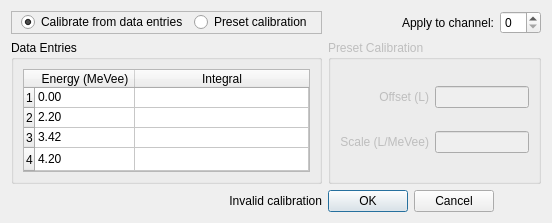
<?xml version="1.0" encoding="UTF-8"?>
<ui version="4.0">
 <class>DialogCalibration</class>
 <widget class="QDialog" name="DialogCalibration">
  <property name="windowModality">
   <enum>Qt::WindowModal</enum>
  </property>
  <property name="geometry">
   <rect>
    <x>0</x>
    <y>0</y>
    <width>543</width>
    <height>223</height>
   </rect>
  </property>
  <property name="sizePolicy">
   <sizepolicy hsizetype="Preferred" vsizetype="Preferred">
    <horstretch>0</horstretch>
    <verstretch>0</verstretch>
   </sizepolicy>
  </property>
  <property name="windowTitle">
   <string>Calibrate Channel</string>
  </property>
  <property name="windowFilePath">
   <string notr="true"/>
  </property>
  <layout class="QGridLayout" name="gridLayout">
   <item row="0" column="0">
    <widget class="QFrame" name="frameRadioButtons">
     <property name="frameShape">
      <enum>QFrame::StyledPanel</enum>
     </property>
     <property name="frameShadow">
      <enum>QFrame::Raised</enum>
     </property>
     <layout class="QHBoxLayout" name="horizontalLayout">
      <property name="leftMargin">
       <number>9</number>
      </property>
      <property name="topMargin">
       <number>0</number>
      </property>
      <property name="bottomMargin">
       <number>0</number>
      </property>
      <item>
       <widget class="QRadioButton" name="radioButtonData">
        <property name="text">
         <string>Calibrate from data entries</string>
        </property>
        <property name="checked">
         <bool>true</bool>
        </property>
       </widget>
      </item>
      <item>
       <widget class="QRadioButton" name="radioButtonPreset">
        <property name="text">
         <string>Preset calibration</string>
        </property>
       </widget>
      </item>
     </layout>
    </widget>
   </item>
   <item row="0" column="1">
    <widget class="QLabel" name="labelChannel">
     <property name="text">
      <string>Apply to channel:</string>
     </property>
     <property name="alignment">
      <set>Qt::AlignRight|Qt::AlignTrailing|Qt::AlignVCenter</set>
     </property>
    </widget>
   </item>
   <item row="0" column="2">
    <widget class="QSpinBox" name="spinBoxChannel">
     <property name="maximum">
      <number>31</number>
     </property>
    </widget>
   </item>
   <item row="1" column="0">
    <widget class="QGroupBox" name="groupBoxData">
     <property name="title">
      <string>Data Entries</string>
     </property>
     <layout class="QGridLayout" name="gridLayout_4">
      <item row="0" column="0">
       <widget class="QTableWidget" name="tableWidgetData">
        <property name="inputMethodHints">
         <set>Qt::ImhNone</set>
        </property>
        <property name="verticalScrollBarPolicy">
         <enum>Qt::ScrollBarAlwaysOff</enum>
        </property>
        <property name="horizontalScrollBarPolicy">
         <enum>Qt::ScrollBarAlwaysOff</enum>
        </property>
        <property name="alternatingRowColors">
         <bool>false</bool>
        </property>
        <property name="selectionMode">
         <enum>QAbstractItemView::NoSelection</enum>
        </property>
        <property name="showGrid">
         <bool>true</bool>
        </property>
        <property name="gridStyle">
         <enum>Qt::SolidLine</enum>
        </property>
        <property name="cornerButtonEnabled">
         <bool>false</bool>
        </property>
        <attribute name="horizontalHeaderVisible">
         <bool>true</bool>
        </attribute>
        <attribute name="horizontalHeaderStretchLastSection">
         <bool>true</bool>
        </attribute>
        <attribute name="verticalHeaderVisible">
         <bool>true</bool>
        </attribute>
        <attribute name="verticalHeaderCascadingSectionResizes">
         <bool>true</bool>
        </attribute>
        <attribute name="verticalHeaderDefaultSectionSize">
         <number>20</number>
        </attribute>
        <attribute name="verticalHeaderStretchLastSection">
         <bool>true</bool>
        </attribute>
        <row>
         <property name="text">
          <string notr="true">1</string>
         </property>
        </row>
        <row>
         <property name="text">
          <string notr="true">2</string>
         </property>
        </row>
        <row>
         <property name="text">
          <string>3</string>
         </property>
        </row>
        <row>
         <property name="text">
          <string>4</string>
         </property>
        </row>
        <column>
         <property name="text">
          <string notr="true">Energy (MeVee)</string>
         </property>
        </column>
        <column>
         <property name="text">
          <string notr="true">Integral</string>
         </property>
        </column>
        <item row="0" column="0">
         <property name="text">
          <string>0.00</string>
         </property>
        </item>
        <item row="1" column="0">
         <property name="text">
          <string>2.20</string>
         </property>
        </item>
        <item row="2" column="0">
         <property name="text">
          <string>3.42</string>
         </property>
        </item>
        <item row="3" column="0">
         <property name="text">
          <string>4.20</string>
         </property>
        </item>
       </widget>
      </item>
     </layout>
    </widget>
   </item>
   <item row="1" column="1" colspan="2">
    <widget class="QGroupBox" name="groupBoxPreset">
     <property name="enabled">
      <bool>false</bool>
     </property>
     <property name="title">
      <string>Preset Calibration</string>
     </property>
     <layout class="QGridLayout" name="gridLayout_5" columnstretch="1,0">
      <item row="1" column="0">
       <widget class="QLabel" name="labelScale">
        <property name="text">
         <string>Scale (L/MeVee)</string>
        </property>
        <property name="alignment">
         <set>Qt::AlignRight|Qt::AlignTrailing|Qt::AlignVCenter</set>
        </property>
       </widget>
      </item>
      <item row="1" column="1">
       <widget class="QLineEdit" name="lineEditScale">
        <property name="inputMask">
         <string/>
        </property>
        <property name="text">
         <string notr="true"/>
        </property>
       </widget>
      </item>
      <item row="0" column="0">
       <widget class="QLabel" name="labelOffset">
        <property name="text">
         <string>Offset (L)</string>
        </property>
        <property name="alignment">
         <set>Qt::AlignRight|Qt::AlignTrailing|Qt::AlignVCenter</set>
        </property>
       </widget>
      </item>
      <item row="0" column="1">
       <widget class="QLineEdit" name="lineEditOffset">
        <property name="inputMask">
         <string notr="true"/>
        </property>
        <property name="text">
         <string notr="true"/>
        </property>
       </widget>
      </item>
     </layout>
     <zorder>labelScale</zorder>
     <zorder>labelOffset</zorder>
     <zorder>lineEditOffset</zorder>
     <zorder>lineEditScale</zorder>
    </widget>
   </item>
   <item row="2" column="1">
    <widget class="QDialogButtonBox" name="buttonBox">
     <property name="orientation">
      <enum>Qt::Horizontal</enum>
     </property>
     <property name="standardButtons">
      <set>QDialogButtonBox::Cancel|QDialogButtonBox::Ok</set>
     </property>
    </widget>
   </item>
   <item row="2" column="0">
    <widget class="QLabel" name="labelValidCalib">
     <property name="text">
      <string>Invalid calibration</string>
     </property>
     <property name="alignment">
      <set>Qt::AlignRight|Qt::AlignTrailing|Qt::AlignVCenter</set>
     </property>
    </widget>
   </item>
  </layout>
 </widget>
 <tabstops>
  <tabstop>radioButtonData</tabstop>
  <tabstop>radioButtonPreset</tabstop>
  <tabstop>spinBoxChannel</tabstop>
  <tabstop>tableWidgetData</tabstop>
  <tabstop>lineEditOffset</tabstop>
  <tabstop>lineEditScale</tabstop>
  <tabstop>buttonBox</tabstop>
 </tabstops>
 <resources/>
 <connections>
  <connection>
   <sender>buttonBox</sender>
   <signal>accepted()</signal>
   <receiver>DialogCalibration</receiver>
   <slot>accept()</slot>
   <hints>
    <hint type="sourcelabel">
     <x>248</x>
     <y>254</y>
    </hint>
    <hint type="destinationlabel">
     <x>157</x>
     <y>274</y>
    </hint>
   </hints>
  </connection>
  <connection>
   <sender>buttonBox</sender>
   <signal>rejected()</signal>
   <receiver>DialogCalibration</receiver>
   <slot>reject()</slot>
   <hints>
    <hint type="sourcelabel">
     <x>316</x>
     <y>260</y>
    </hint>
    <hint type="destinationlabel">
     <x>286</x>
     <y>274</y>
    </hint>
   </hints>
  </connection>
  <connection>
   <sender>radioButtonData</sender>
   <signal>clicked(bool)</signal>
   <receiver>groupBoxData</receiver>
   <slot>setEnabled(bool)</slot>
   <hints>
    <hint type="sourcelabel">
     <x>165</x>
     <y>28</y>
    </hint>
    <hint type="destinationlabel">
     <x>160</x>
     <y>128</y>
    </hint>
   </hints>
  </connection>
  <connection>
   <sender>radioButtonData</sender>
   <signal>clicked(bool)</signal>
   <receiver>groupBoxPreset</receiver>
   <slot>setDisabled(bool)</slot>
   <hints>
    <hint type="sourcelabel">
     <x>165</x>
     <y>28</y>
    </hint>
    <hint type="destinationlabel">
     <x>468</x>
     <y>128</y>
    </hint>
   </hints>
  </connection>
  <connection>
   <sender>radioButtonPreset</sender>
   <signal>clicked(bool)</signal>
   <receiver>groupBoxData</receiver>
   <slot>setDisabled(bool)</slot>
   <hints>
    <hint type="sourcelabel">
     <x>463</x>
     <y>28</y>
    </hint>
    <hint type="destinationlabel">
     <x>160</x>
     <y>128</y>
    </hint>
   </hints>
  </connection>
  <connection>
   <sender>radioButtonPreset</sender>
   <signal>clicked(bool)</signal>
   <receiver>groupBoxPreset</receiver>
   <slot>setEnabled(bool)</slot>
   <hints>
    <hint type="sourcelabel">
     <x>463</x>
     <y>28</y>
    </hint>
    <hint type="destinationlabel">
     <x>468</x>
     <y>128</y>
    </hint>
   </hints>
  </connection>
  <connection>
   <sender>tableWidgetData</sender>
   <signal>cellChanged(int,int)</signal>
   <receiver>DialogCalibration</receiver>
   <slot>onDataEntryChanged(int,int)</slot>
   <hints>
    <hint type="sourcelabel">
     <x>160</x>
     <y>135</y>
    </hint>
    <hint type="destinationlabel">
     <x>314</x>
     <y>121</y>
    </hint>
   </hints>
  </connection>
 </connections>
 <slots>
  <slot>onDataEntryChanged(int,int)</slot>
 </slots>
</ui>
